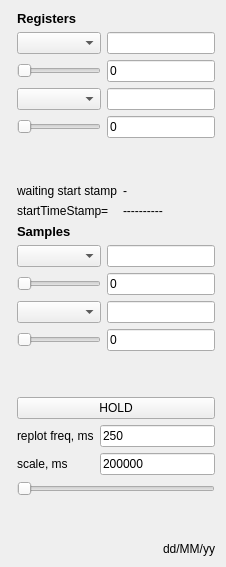
      <widget class="QWidget" name="tab_plot">
       <attribute name="title">
        <string>Plot</string>
       </attribute>
       <layout class="QGridLayout" name="gridLayout_14">
        <item row="0" column="0">
         <layout class="QGridLayout" name="gridLayout_13">
          <item row="0" column="1">
           <layout class="QVBoxLayout" name="verticalLayout_18">
            <item>
             <widget class="QLabel" name="label_4">
              <property name="font">
               <font>
                <pointsize>10</pointsize>
                <bold>true</bold>
               </font>
              </property>
              <property name="text">
               <string>Registers</string>
              </property>
             </widget>
            </item>
            <item>
             <layout class="QGridLayout" name="gridLayout_12">
              <item row="0" column="2">
               <widget class="QLineEdit" name="lineEdit_yAxis_1">
                <property name="sizePolicy">
                 <sizepolicy hsizetype="Minimum" vsizetype="Fixed">
                  <horstretch>0</horstretch>
                  <verstretch>0</verstretch>
                 </sizepolicy>
                </property>
               </widget>
              </item>
              <item row="2" column="2">
               <widget class="QLineEdit" name="lineEdit_yAxis_2">
                <property name="sizePolicy">
                 <sizepolicy hsizetype="Minimum" vsizetype="Fixed">
                  <horstretch>0</horstretch>
                  <verstretch>0</verstretch>
                 </sizepolicy>
                </property>
               </widget>
              </item>
              <item row="3" column="0">
               <widget class="QSlider" name="horizontalSlider_max_axis_2">
                <property name="sizePolicy">
                 <sizepolicy hsizetype="Minimum" vsizetype="Fixed">
                  <horstretch>0</horstretch>
                  <verstretch>0</verstretch>
                 </sizepolicy>
                </property>
                <property name="orientation">
                 <enum>Qt::Horizontal</enum>
                </property>
               </widget>
              </item>
              <item row="1" column="2">
               <widget class="QLineEdit" name="lineEdit_yAxis_1_min">
                <property name="sizePolicy">
                 <sizepolicy hsizetype="Minimum" vsizetype="Fixed">
                  <horstretch>0</horstretch>
                  <verstretch>0</verstretch>
                 </sizepolicy>
                </property>
                <property name="text">
                 <string>0</string>
                </property>
               </widget>
              </item>
              <item row="0" column="0">
               <widget class="QComboBox" name="comboBox_plot1"/>
              </item>
              <item row="1" column="0">
               <widget class="QSlider" name="horizontalSlider_max_axis_1">
                <property name="sizePolicy">
                 <sizepolicy hsizetype="Minimum" vsizetype="Fixed">
                  <horstretch>0</horstretch>
                  <verstretch>0</verstretch>
                 </sizepolicy>
                </property>
                <property name="orientation">
                 <enum>Qt::Horizontal</enum>
                </property>
               </widget>
              </item>
              <item row="2" column="0">
               <widget class="QComboBox" name="comboBox_plot2"/>
              </item>
              <item row="3" column="2">
               <widget class="QLineEdit" name="lineEdit_yAxis_2_min">
                <property name="sizePolicy">
                 <sizepolicy hsizetype="Minimum" vsizetype="Fixed">
                  <horstretch>0</horstretch>
                  <verstretch>0</verstretch>
                 </sizepolicy>
                </property>
                <property name="text">
                 <string>0</string>
                </property>
               </widget>
              </item>
             </layout>
            </item>
            <item>
             <spacer name="verticalSpacer_3">
              <property name="orientation">
               <enum>Qt::Vertical</enum>
              </property>
              <property name="sizeHint" stdset="0">
               <size>
                <width>20</width>
                <height>40</height>
               </size>
              </property>
             </spacer>
            </item>
            <item>
             <layout class="QGridLayout" name="gridLayout_26">
              <item row="1" column="0">
               <widget class="QLabel" name="label_12">
                <property name="text">
                 <string>startTimeStamp=</string>
                </property>
               </widget>
              </item>
              <item row="1" column="1">
               <widget class="QLabel" name="label_startTimeStamp">
                <property name="text">
                 <string>----------</string>
                </property>
               </widget>
              </item>
              <item row="0" column="0">
               <widget class="QLabel" name="label_restartTimeStartStamp">
                <property name="text">
                 <string>waiting start stamp</string>
                </property>
               </widget>
              </item>
              <item row="0" column="1">
               <widget class="QLabel" name="label_numberOfRestarts">
                <property name="text">
                 <string>-</string>
                </property>
               </widget>
              </item>
             </layout>
            </item>
           </layout>
          </item>
          <item row="0" column="0">
           <widget class="QCustomPlot" name="widget_plot_1" native="true">
            <property name="sizePolicy">
             <sizepolicy hsizetype="Expanding" vsizetype="Expanding">
              <horstretch>0</horstretch>
              <verstretch>0</verstretch>
             </sizepolicy>
            </property>
           </widget>
          </item>
          <item row="1" column="1">
           <layout class="QVBoxLayout" name="verticalLayout_17">
            <item>
             <layout class="QVBoxLayout" name="verticalLayout_16">
              <item>
               <widget class="QLabel" name="label_9">
                <property name="font">
                 <font>
                  <pointsize>10</pointsize>
                  <bold>true</bold>
                 </font>
                </property>
                <property name="text">
                 <string>Samples</string>
                </property>
               </widget>
              </item>
              <item>
               <layout class="QGridLayout" name="gridLayout_10">
                <item row="0" column="1">
                 <widget class="QLineEdit" name="lineEdit_yAxis_3">
                  <property name="sizePolicy">
                   <sizepolicy hsizetype="Minimum" vsizetype="Fixed">
                    <horstretch>0</horstretch>
                    <verstretch>0</verstretch>
                   </sizepolicy>
                  </property>
                 </widget>
                </item>
                <item row="3" column="1">
                 <widget class="QLineEdit" name="lineEdit_yAxis_4_min">
                  <property name="sizePolicy">
                   <sizepolicy hsizetype="Minimum" vsizetype="Fixed">
                    <horstretch>0</horstretch>
                    <verstretch>0</verstretch>
                   </sizepolicy>
                  </property>
                  <property name="text">
                   <string>0</string>
                  </property>
                 </widget>
                </item>
                <item row="0" column="0">
                 <widget class="QComboBox" name="comboBox_plot3"/>
                </item>
                <item row="2" column="0">
                 <widget class="QComboBox" name="comboBox_plot4"/>
                </item>
                <item row="2" column="1">
                 <widget class="QLineEdit" name="lineEdit_yAxis_4">
                  <property name="sizePolicy">
                   <sizepolicy hsizetype="Minimum" vsizetype="Fixed">
                    <horstretch>0</horstretch>
                    <verstretch>0</verstretch>
                   </sizepolicy>
                  </property>
                 </widget>
                </item>
                <item row="1" column="1">
                 <widget class="QLineEdit" name="lineEdit_yAxis_3_min">
                  <property name="sizePolicy">
                   <sizepolicy hsizetype="Minimum" vsizetype="Fixed">
                    <horstretch>0</horstretch>
                    <verstretch>0</verstretch>
                   </sizepolicy>
                  </property>
                  <property name="text">
                   <string>0</string>
                  </property>
                 </widget>
                </item>
                <item row="1" column="0">
                 <widget class="QSlider" name="horizontalSlider_max_axis_3">
                  <property name="sizePolicy">
                   <sizepolicy hsizetype="Minimum" vsizetype="Fixed">
                    <horstretch>0</horstretch>
                    <verstretch>0</verstretch>
                   </sizepolicy>
                  </property>
                  <property name="orientation">
                   <enum>Qt::Horizontal</enum>
                  </property>
                 </widget>
                </item>
                <item row="3" column="0">
                 <widget class="QSlider" name="horizontalSlider_max_axis_4">
                  <property name="sizePolicy">
                   <sizepolicy hsizetype="Minimum" vsizetype="Fixed">
                    <horstretch>0</horstretch>
                    <verstretch>0</verstretch>
                   </sizepolicy>
                  </property>
                  <property name="orientation">
                   <enum>Qt::Horizontal</enum>
                  </property>
                 </widget>
                </item>
               </layout>
              </item>
             </layout>
            </item>
            <item>
             <spacer name="verticalSpacer">
              <property name="orientation">
               <enum>Qt::Vertical</enum>
              </property>
              <property name="sizeType">
               <enum>QSizePolicy::Expanding</enum>
              </property>
              <property name="sizeHint" stdset="0">
               <size>
                <width>20</width>
                <height>40</height>
               </size>
              </property>
             </spacer>
            </item>
            <item>
             <layout class="QVBoxLayout" name="verticalLayout_15">
              <item>
               <widget class="QPushButton" name="pushButton_holdPlot">
                <property name="text">
                 <string>HOLD</string>
                </property>
               </widget>
              </item>
              <item>
               <layout class="QVBoxLayout" name="verticalLayout_12">
                <item>
                 <layout class="QFormLayout" name="formLayout_6">
                  <item row="0" column="0">
                   <widget class="QLabel" name="label_replotFreq">
                    <property name="text">
                     <string>replot freq, ms</string>
                    </property>
                   </widget>
                  </item>
                  <item row="0" column="1">
                   <widget class="QLineEdit" name="lineEdit_freqPlot">
                    <property name="sizePolicy">
                     <sizepolicy hsizetype="Minimum" vsizetype="Fixed">
                      <horstretch>0</horstretch>
                      <verstretch>0</verstretch>
                     </sizepolicy>
                    </property>
                    <property name="text">
                     <string>250</string>
                    </property>
                   </widget>
                  </item>
                  <item row="1" column="0">
                   <widget class="QLabel" name="label_scalePlot">
                    <property name="text">
                     <string>scale, ms</string>
                    </property>
                   </widget>
                  </item>
                  <item row="1" column="1">
                   <widget class="QLineEdit" name="lineEdit_scalePlot">
                    <property name="sizePolicy">
                     <sizepolicy hsizetype="Minimum" vsizetype="Fixed">
                      <horstretch>0</horstretch>
                      <verstretch>0</verstretch>
                     </sizepolicy>
                    </property>
                    <property name="text">
                     <string>200000</string>
                    </property>
                   </widget>
                  </item>
                 </layout>
                </item>
                <item>
                 <widget class="QSlider" name="horizontalSlider_scalePlot">
                  <property name="sizePolicy">
                   <sizepolicy hsizetype="Minimum" vsizetype="Fixed">
                    <horstretch>0</horstretch>
                    <verstretch>0</verstretch>
                   </sizepolicy>
                  </property>
                  <property name="orientation">
                   <enum>Qt::Horizontal</enum>
                  </property>
                 </widget>
                </item>
                <item>
                 <spacer name="verticalSpacer_8">
                  <property name="orientation">
                   <enum>Qt::Vertical</enum>
                  </property>
                  <property name="sizeHint" stdset="0">
                   <size>
                    <width>20</width>
                    <height>40</height>
                   </size>
                  </property>
                 </spacer>
                </item>
               </layout>
              </item>
              <item>
               <widget class="QLabel" name="label_currentDate">
                <property name="enabled">
                 <bool>true</bool>
                </property>
                <property name="text">
                 <string>dd/MM/yy</string>
                </property>
                <property name="alignment">
                 <set>Qt::AlignRight|Qt::AlignTrailing|Qt::AlignVCenter</set>
                </property>
                <property name="margin">
                 <number>0</number>
                </property>
               </widget>
              </item>
             </layout>
            </item>
           </layout>
          </item>
          <item row="1" column="0">
           <widget class="QCustomPlot" name="widget_plot_2" native="true">
            <property name="sizePolicy">
             <sizepolicy hsizetype="Expanding" vsizetype="Expanding">
              <horstretch>0</horstretch>
              <verstretch>0</verstretch>
             </sizepolicy>
            </property>
           </widget>
          </item>
         </layout>
        </item>
       </layout>
      </widget>
